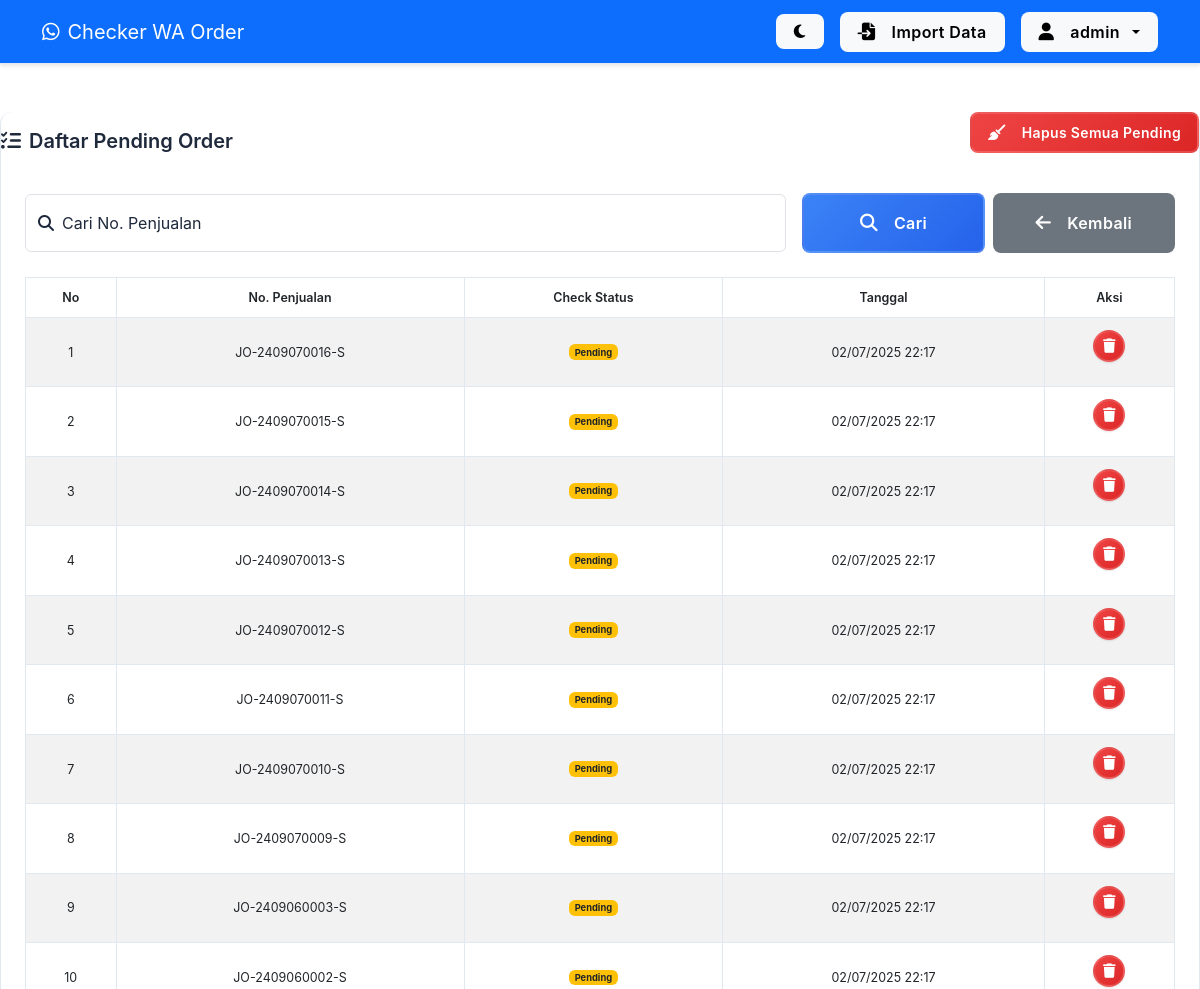
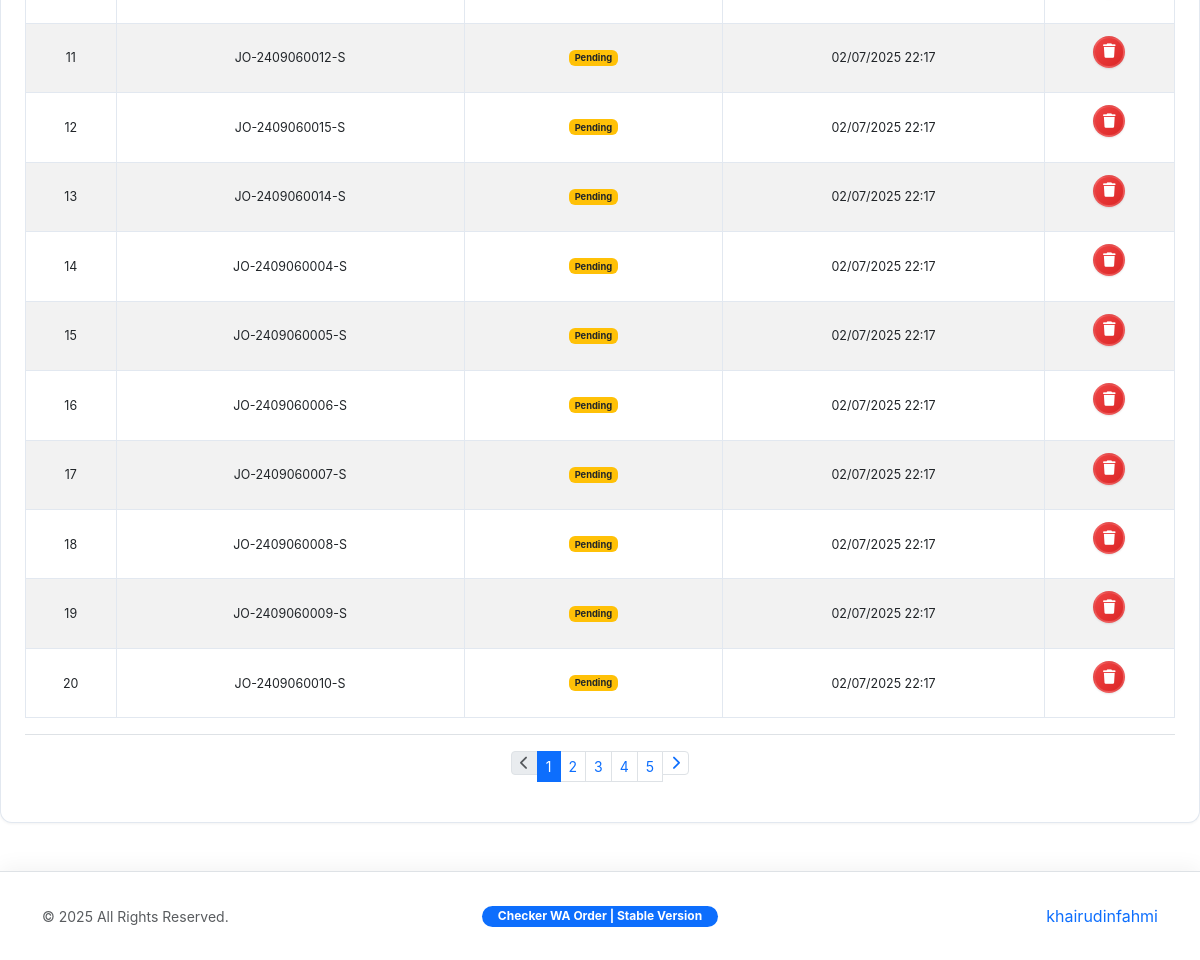
The app's page /order_list.php (signed in) with its own data (2 pictures, top to bottom).
### tables this page shows
CREATE TABLE `pending_imports` (
  `id` int(11) NOT NULL,
  `no_penjualan` varchar(50) NOT NULL,
  `checker` varchar(50) NOT NULL,
  `tanggal` datetime NOT NULL,
  `nama_customer` varchar(255) DEFAULT NULL,
  `sumber_layanan` varchar(100) DEFAULT NULL,
  `layanan_pengiriman` varchar(100) DEFAULT NULL,
  `alamat` varchar(255) DEFAULT NULL
);

### order_list.php (the view, shortened to what this page needs)
<?php
require_once 'config.php';
$per_page = 20;
$page = isset($_GET['page']) ? max(1, (int)$_GET['page']) : 1;
$offset = ($page - 1) * $per_page;
$search_no_penjualan = isset($_GET['no_penjualan']) ? sanitize($_GET['no_penjualan']) : '';
$whereClause = '';
$params = [];
$types = '';
$countSql = "SELECT COUNT(*) as total FROM pending_imports
    WHERE nama_customer IS NULL AND sumber_layanan IS NULL AND layanan_pengiriman IS NULL AND alamat IS NULL $whereClause";
$countStmt = $conn->prepare($countSql);
$countStmt->execute();
$total_records = $countStmt->get_result()->fetch_assoc()['total'] ?? 0;
$total_pages = max(1, ceil($total_records / $per_page));
$sql = "SELECT no_penjualan, 'pending' as check_status, tanggal FROM pending_imports
    WHERE nama_customer IS NULL AND sumber_layanan IS NULL AND layanan_pengiriman IS NULL AND alamat IS NULL $whereClause
    ORDER BY tanggal DESC
    LIMIT ?, ?";
$stmt = $conn->prepare($sql);
$filter_params_fetch = array_merge($params, [$offset, $per_page]);
$filter_types_fetch = $types . 'ii';
$stmt->bind_param($filter_types_fetch, ...$filter_params_fetch);
$stmt->execute();
$orders = $stmt->get_result()->fetch_all(MYSQLI_ASSOC);
?>
<!DOCTYPE html>
<html lang="id" data-bs-theme="light">
<head>
    <link href="https://cdn.jsdelivr.net/npm/bootstrap@5.3.0/dist/css/bootstrap.min.css" rel="stylesheet">
    <link rel="stylesheet" href="https://cdnjs.cloudflare.com/ajax/libs/font-awesome/6.4.2/css/all.min.css">
    <link rel="stylesheet" href="style.css">
</head>
<body>
    <?php include 'header.php'; ?>
    <div class="container main-content custom-container">
        <div class="dashboard-card">
            <div class="card-header d-flex justify-content-between align-items-center">
                <h5 class="mb-0 fw-semibold"><i class="fas fa-list-check me-2"></i>Daftar Pending Order</h5>
                <?php if ($total_records > 0 && ($_SESSION['user']['role'] === 'admin' || $_SESSION['user']['role'] === 'checker')):  ?>
                <form method="POST" id="clear-all-pending-form" class="ms-auto">
                    <button type="button" id="clear-all-pending-btn" class="btn btn-danger btn-sm py-2">
                        <i class="fas fa-broom me-2"></i>Hapus Semua Pending
                    </button>
                </form>
                <?php endif; ?>
            </div>
            <div class="card-body p-4">
                <form method="GET" class="mb-4">
                    <div class="row g-3 align-items-center">
                        <div class="col-md-8">
                            <div class="form-floating">
                                <input type="text" name="no_penjualan" id="no_penjualan" class="form-control"
                                    value="<?php echo htmlspecialchars($search_no_penjualan); ?>"
                                    placeholder="Cari No. Penjualan">
                                <label for="no_penjualan"><i class="fas fa-search me-2"></i>Cari No. Penjualan</label>
                            </div>
                        </div>
                        <div class="col-md-4">
                            <div class="d-flex gap-2">
                                <button type="submit" class="btn btn-primary w-50 py-3">
                                    <i class="fas fa-search me-2"></i>Cari
                                </button>
                                <a href="index.php" class="btn btn-secondary w-50 py-3">
                                    <i class="fas fa-arrow-left me-2"></i>Kembali
                                </a>
                            </div>
                        </div>
                    </div>
                </form>
                <div class="table-responsive">
                    <table class="table table-striped table-bordered table-hover data-table">
                        <thead class="bg-primary text-white">
                            <tr>
                                <th class="text-center">No</th>
                                <th class="text-center">No. Penjualan</th>
                                <th class="text-center">Check Status</th>
                                <th class="text-center">Tanggal</th>
                                <th class="text-center">Aksi</th>
                            </tr>
                        </thead>
                        <tbody>
                            <?php if (empty($orders)): ?>
                                <tr>
                                    <td colspan="5" class="text-center py-4 text-muted">
                                        <?php echo $search_no_penjualan ? 'Data Tidak Ditemukan untuk pencarian Anda.' : 'Tidak ada data pending order.'; ?>
                                    </td>
                                </tr>
                            <?php else: ?>
                                <?php $no = $offset + 1; ?>
                                <?php foreach ($orders as $order): ?>
                                    <tr>
                                        <td class="text-center"><?php echo $no++; ?></td>
                                        <td class="text-center"><?php echo htmlspecialchars($order['no_penjualan']); ?></td>
                                        <td class="text-center">
                                            <span class="badge bg-warning text-dark">Pending</span>
                                        </td>
                                        <td class="text-center"><?php echo date('d/m/Y H:i', strtotime($order['tanggal'])); ?></td>
                                        <td class="text-center">
                                            <div class="d-flex justify-content-center gap-2 aksi-buttons">
                                                <form method="POST" class="delete-form">
                                                    <button type="submit" class="btn btn-sm btn-danger delete-btn" title="Hapus">
                                                        <i class="fas fa-trash"></i>
                                                    </button>
                                                </form>
                                            </div>
                                        </td>
                                    </tr>
                                <?php endforeach; ?>
                            <?php endif; ?>
                        </tbody>
                    </table>
                </div>
                <?php if ($total_pages > 1): ?>
                    <div class="p-3 border-top">
                        <nav aria-label="Page navigation">
                            <ul class="pagination justify-content-center mb-0 pagination-sm">
                                <li class="page-item <?php echo $page <= 1 ? 'disabled' : ''; ?>">
                                    <a class="page-link" href="?page=<?php echo $page - 1; ?><?php echo $search_no_penjualan ? '&no_penjualan=' . urlencode($search_no_penjualan) : ''; ?>">
                                        <i class="fas fa-chevron-left"></i>
                                    </a>
                                </li>
                                <?php
                                $start = max(1, min($page - 2, $total_pages - 4));
                                $end = min($total_pages, $start + 4);
                                for ($i = $start; $i <= $end; $i++): ?>
                                    <li class="page-item <?php echo $i == $page ? 'active' : ''; ?>">
                                        <a class="page-link" href="?page=<?php echo $i; ?><?php echo $search_no_penjualan ? '&no_penjualan=' . urlencode($search_no_penjualan) : ''; ?>">
                                            <?php echo $i; ?>
                                        </a>
                                    </li>
                                <?php endfor; ?>
                                <li class="page-item <?php echo $page >= $total_pages ? 'disabled' : ''; ?>">
                                    <a class="page-link" href="?page=<?php echo $page + 1; ?><?php echo $search_no_penjualan ? '&no_penjualan=' . urlencode($search_no_penjualan) : ''; ?>">
                                        <i class="fas fa-chevron-right"></i>
                                    </a>
                                </li>
                            </ul>
                        </nav>
                    </div>
                <?php endif; ?>
            </div>
        </div>
    </div>
    <?php include 'footer.php'; ?>
</body>
</html>

### style.css (style rules this page uses)
:root { --primary-dark: #2563eb; --primary: #3b82f6; --secondary: #64748b; --success: #10b981; --danger: #ef4444; --surface: #ffffff; --border: #e2e8f0; --text-primary: #1e293b; }
body { background-color: var(--surface); font-family: 'Inter', sans-serif; color: var(--text-primary); transition: background-color 0.3s ease, color 0.3s ease; display: flex; flex-direction: column; min-height: 100vh; margin: 0; padding: 0; }
.custom-container { max-width: 1300px; margin: 0 auto; padding: 20px; display: flex; flex-direction: column; gap: 0; }
.btn { font-weight: 600; letter-spacing: 0.025em; border-radius: 8px; transition: all 0.25s cubic-bezier(0.4, 0, 0.2, 1); display: inline-flex; align-items: center; justify-content: center; gap: 8px; border: 2px solid transparent; position: relative; overflow: hidden; }
.btn i { font-size: 1.1em; transition: transform 0.2s ease; }
.btn-sm { padding: 0.5rem 1rem; font-size: 0.875rem; }
.btn-primary { background: linear-gradient(135deg, var(--primary) 0%, var(--primary-dark) 100%); border-color: rgba(255, 255, 255, 0.15); }
.btn-danger { background: linear-gradient(135deg, #ef4444 0%, #dc2626 100%); border-color: rgba(255, 255, 255, 0.15); }
.main-content { padding: calc(64px + 2rem) 0 1.5rem 0; gap: 0; display: flex; flex-direction: column; flex: 1 0 auto; width: 100%; margin-top: 0; border-top: none; }
.dashboard-card { background: var(--surface); border: 1px solid var(--border); border-radius: 12px; box-shadow: 0 1px 3px rgba(0,0,0,0.05); transition: transform 0.2s ease; margin-bottom: 1.5rem; margin-top: 1rem; border-top: none; width: 100%; box-sizing: border-box; }
.table-responsive { width: 100%; }
.data-table { --bs-table-hover-bg: rgba(59, 130, 246, 0.05); border-color: var(--border); color: var(--text-primary); width: 100%; table-layout: auto; border-collapse: collapse; font-size: 0.8rem; border: 1px solid var(--border); }
.data-table th, .data-table td { padding: 0.75rem 0.5rem; vertical-align: middle; text-align: left; word-wrap: break-word; border-bottom: 1px solid var(--border); }
.data-table thead th { background: var(--surface); font-weight: 600; white-space: nowrap; position: sticky; top: 0; z-index: 10; }
.data-table .text-center { text-align: center !important; }
.aksi-buttons { display: flex; gap: 4px; align-items: center; justify-content: center; flex-wrap: nowrap; }
.aksi-buttons .btn { width: 32px; height: 32px; padding: 0; border-radius: 50%; box-shadow: 0 1px 2px rgba(0, 0, 0, 0.1); transition: all 0.2s ease; flex-shrink: 0; }
.aksi-buttons .btn i { margin: 0; font-size: 0.9rem; }
@media (max-width: 1200px) { .data-table { font-size: 0.78rem; } }

### records on screen
pending_imports: no_penjualan "JO-2409070016-S", tanggal "02/07/2025 22:17"
pending_imports: no_penjualan "JO-2409070015-S", tanggal "02/07/2025 22:17"
pending_imports: no_penjualan "JO-2409070014-S", tanggal "02/07/2025 22:17"
pending_imports: no_penjualan "JO-2409070013-S", tanggal "02/07/2025 22:17"
pending_imports: no_penjualan "JO-2409070012-S", tanggal "02/07/2025 22:17"
pending_imports: no_penjualan "JO-2409070011-S", tanggal "02/07/2025 22:17"
pending_imports: no_penjualan "JO-2409070010-S", tanggal "02/07/2025 22:17"
pending_imports: no_penjualan "JO-2409070009-S", tanggal "02/07/2025 22:17"
pending_imports: no_penjualan "JO-2409060003-S", tanggal "02/07/2025 22:17"
pending_imports: no_penjualan "JO-2409060002-S", tanggal "02/07/2025 22:17"
pending_imports: no_penjualan "JO-2409060012-S", tanggal "02/07/2025 22:17"
pending_imports: no_penjualan "JO-2409060015-S", tanggal "02/07/2025 22:17"
pending_imports: no_penjualan "JO-2409060014-S", tanggal "02/07/2025 22:17"
pending_imports: no_penjualan "JO-2409060004-S", tanggal "02/07/2025 22:17"
pending_imports: no_penjualan "JO-2409060005-S", tanggal "02/07/2025 22:17"
pending_imports: no_penjualan "JO-2409060006-S", tanggal "02/07/2025 22:17"
pending_imports: no_penjualan "JO-2409060007-S", tanggal "02/07/2025 22:17"
pending_imports: no_penjualan "JO-2409060008-S", tanggal "02/07/2025 22:17"
pending_imports: no_penjualan "JO-2409060009-S", tanggal "02/07/2025 22:17"
pending_imports: no_penjualan "JO-2409060010-S", tanggal "02/07/2025 22:17"

### other values on screen
$_SESSION['user']['username'] "admin"
